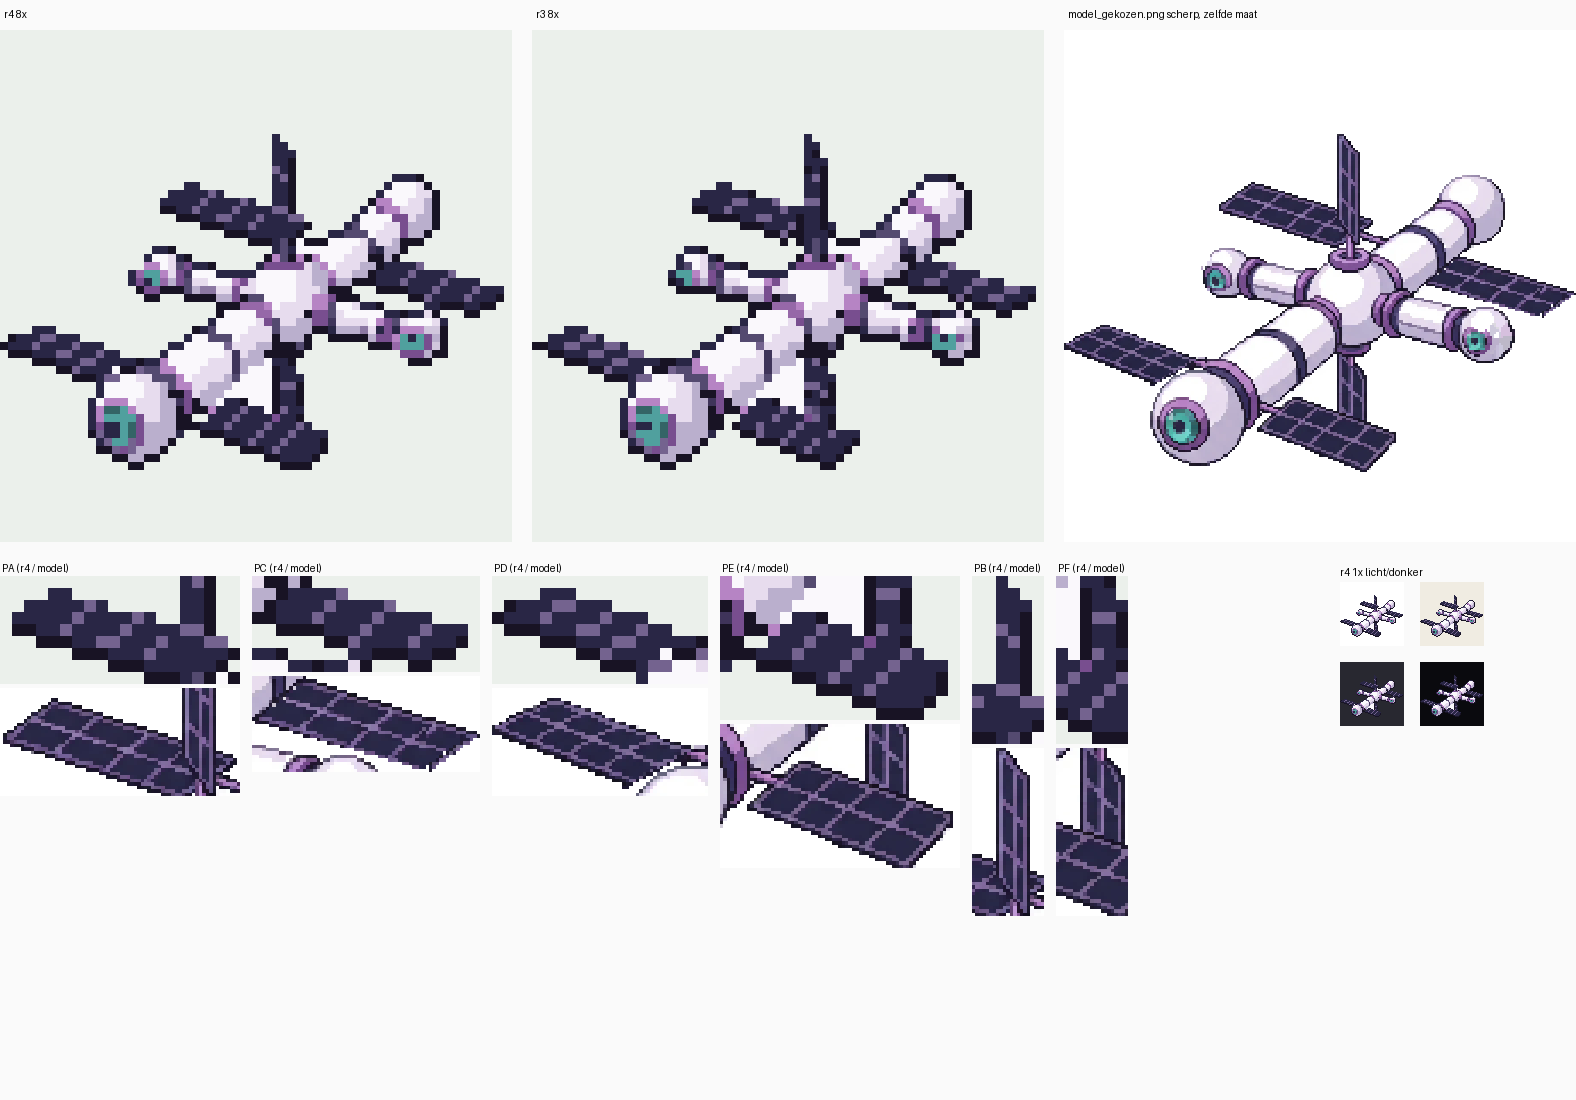

This figure's Python source:
# vel r4: r4 | r3 | model (8x); close-ups per paneel (r3 boven, model onder); 1x op licht/donker
from PIL import Image, ImageDraw
import numpy as np, kaal
OH=43; TOP=(64-OH)//2+3; s=3.515625
def ld(p):
    sp=Image.open(p); return np.array(sp),sp.getpalette()
def rgb(A,pal,bgc):
    r=np.array(pal[:48]).reshape(16,3)[A].astype(np.uint8); r[A==0]=bgc; return Image.fromarray(r)
A3,P3=ld('sprite.png'); A2,P2=ld('../r3/sprite.png')
m=Image.open(kaal.M).convert('RGB')
mm=m.crop((3,3,3+225,3+int(round(OH*s)))).resize((512,int(round(OH*s))*512//225),Image.NEAREST)
mfull=Image.new('RGB',(512,512),(255,255,255)); mfull.paste(mm,(0,TOP*8))
vel=Image.new('RGB',(1576,1100),(250,250,250)); d=ImageDraw.Draw(vel)
for i,(im,t) in enumerate(((rgb(A3,P3,(235,240,235)).resize((512,512),Image.NEAREST),'r4 8x'),(rgb(A2,P2,(235,240,235)).resize((512,512),Image.NEAREST),'r3 8x'),(mfull,'model_gekozen.png scherp, zelfde maat'))):
    vel.paste(im,(i*532,30)); d.text((i*532+4,8),t,fill=(0,0,0))
y0=562; Z=12
def c3(x0,yy,w,h): return rgb(A3,P3,(235,240,235)).crop((x0,yy+TOP,x0+w,yy+TOP+h)).resize((w*Z,h*Z),Image.NEAREST)
def cm(x0,yy,w,h): return m.crop((round(3+x0*s),round(3+yy*s),round(3+(x0+w)*s),round(3+(yy+h)*s))).resize((w*Z,h*Z),Image.NEAREST)
cx=0; rij=0
for name,(x0,yy,w,h) in {'PA':(19,5,20,9),'PC':(45,15,19,8),'PD':(0,23,18,9),'PE':(22,30,20,12),'PB':(32,0,6,14),'PF':(32,28,6,14)}.items():
    a1=c3(x0,yy,w,h); a2=cm(x0,yy,w,h)
    if cx+a1.width>1300: cx=0; rij+=1
    yb=y0+rij*250
    vel.paste(a1,(cx,yb+14)); vel.paste(a2,(cx,yb+14+a1.height+4)); d.text((cx+2,yb),name+' (r4 / model)',fill=(0,0,0)); cx+=a1.width+12
for i,bgc in enumerate(((255,255,255),(240,236,226),(40,40,48),(10,10,14))):
    vel.paste(rgb(A3,P3,bgc),(1340+(i%2)*80,y0+20+(i//2)*80))
d.text((1340,y0+4),'r4 1x licht/donker',fill=(0,0,0))
vel.save('vel.png'); print(vel.size)
